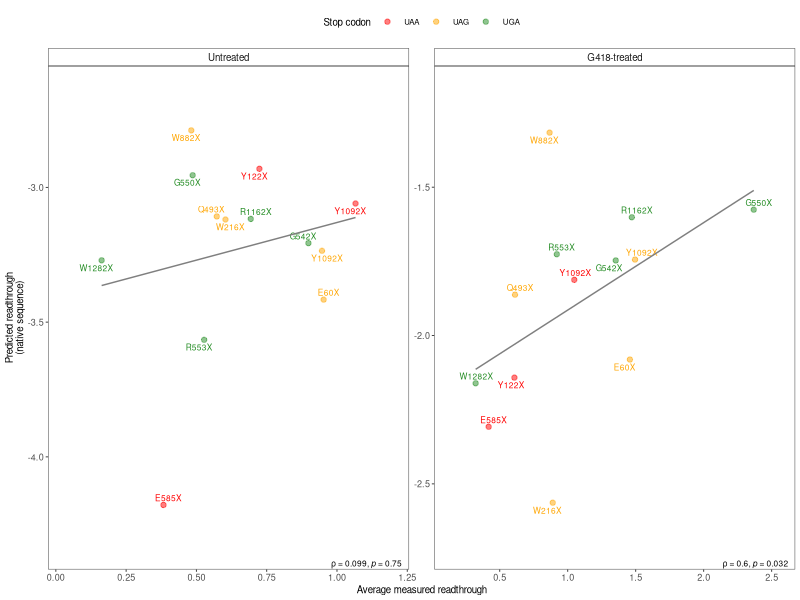
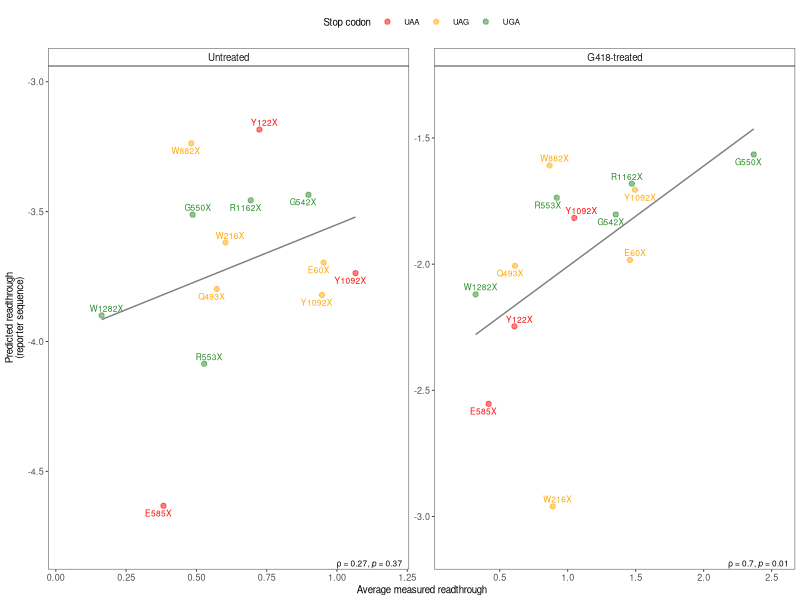

The R source for these figures, in order: (Note: this script raises an error after producing the figures.)
# ----------------------------------------
# Figure 4
# ----------------------------------------

library(dplyr)
library(ggplot2)
library(ggpubr)
library(ggrepel)

# Dual-Luc measurement vs. Predicted readthrough
df <- read.table("../Data/measured_vs_predicted_readthrough.txt", header = TRUE, sep = "\t")
df$G418_treatment <- factor(df$G418_treatment, levels = c("Untreated", "G418-treated"))
df <- df[which(df$Mutation != "S434X"), ] # Remove S434X because Dual-Luc measurements were compromised by non-readthrough signals

p_rt_reporter <- ggplot(df, aes(x = average_measured_rt, y = predicted_rt_reporter)) + 
  geom_point(aes(color = stop_codon), alpha = 0.5) + 
  geom_text_repel(aes(label = Mutation, color = stop_codon), size = 6/.pt, show.legend = FALSE,
                  box.padding = 0.1, point.padding = 0.1, max.overlaps = Inf, min.segment.length = 0) +
  geom_smooth(method = "lm", se = FALSE, alpha = 0.5, linewidth = 0.5, color = "grey50") + 
  stat_cor(method = "spearman", cor.coef.name = "rho", size = 6/.pt,
           label.x = Inf, label.y = -Inf, hjust = 1.1, vjust = -0.1, show.legend = FALSE) +
  facet_wrap(~G418_treatment, scales = "free", nrow = 1) +
  scale_color_manual(name = "Stop codon", values = c("red", "orange", "forestgreen")) +
  scale_x_continuous(expand = c(0.1, 0.1)) + scale_y_continuous(expand = c(0.1, 0.1)) + 
  xlab("Average measured readthrough") + ylab("Predicted readthrough\n(reporter sequence)") +
  theme_bw(base_size = 7) + 
  theme(panel.grid = element_blank(), strip.background = element_rect(fill = "white"), strip.text = element_text(size = 7),
        axis.text = element_text(size = 6.5), legend.position = "top")

p_rt_native <- ggplot(df, aes(x = average_measured_rt, y = predicted_rt_native)) + 
  geom_point(aes(color = stop_codon), alpha = 0.5) + 
  geom_text_repel(aes(label = Mutation, color = stop_codon), size = 6/.pt, show.legend = FALSE,
                  box.padding = 0.1, point.padding = 0.1, max.overlaps = Inf, min.segment.length = 0) +
  geom_smooth(method = "lm", se = FALSE, alpha = 0.5, linewidth = 0.5, color = "grey50") + 
  stat_cor(method = "spearman", cor.coef.name = "rho", size = 6/.pt, 
           label.x = Inf, label.y = -Inf, hjust = 1.1, vjust = -0.1, show.legend = FALSE) +
  facet_wrap(~G418_treatment, scales = "free", nrow = 1) +
  scale_color_manual(name = "Stop codon", values = c("red", "orange", "forestgreen")) +
  scale_x_continuous(expand = c(0.1, 0.1)) + scale_y_continuous(expand = c(0.1, 0.1)) + 
  xlab("Average measured readthrough") + ylab("Predicted readthrough\n(native sequence)") +
  theme_bw(base_size = 7) + 
  theme(panel.grid = element_blank(), strip.background = element_rect(fill = "white"), strip.text = element_text(size = 7),
        axis.text = element_text(size = 6.5), legend.position = "top")

cor_rt_compare <-  df %>% group_by(G418_treatment) %>% cor_test(predicted_rt_native, predicted_rt_reporter, method = "spearman")
cor_rt_compare$xcoord <- c(-3.1, -1.37)
p_rt_compare <- ggplot(df, aes(x = predicted_rt_native, y = predicted_rt_reporter)) + 
  geom_point(aes(color = stop_codon), alpha = 0.5) + 
  geom_text_repel(aes(label = Mutation, color = stop_codon), size = 6/.pt, show.legend = FALSE,
                  box.padding = 0.1, point.padding = 0.1, max.overlaps = Inf, min.segment.length = 0) +
  geom_smooth(method = "lm", se = FALSE, alpha = 0.5, linewidth = 0.5, color = "grey50") + 
  #stat_cor(method = "spearman", cor.coef.name = "rho", size = 6/.pt, 
   #        label.x = Inf, label.y = -Inf, hjust = 1.1, vjust = -0.1, show.legend = FALSE) + # Does not give exact p-value for p < 2.2e-16
  geom_text(data = cor_rt_compare, aes(x = xcoord, y = -Inf, label = paste0("rho", "==", cor)), 
            parse = TRUE, hjust = 1, vjust = -0.1, size = 6/.pt) +
  geom_text(data = cor_rt_compare, aes(x = xcoord, y = -Inf, label = " , "), 
            parse = FALSE, hjust = 0, vjust = -0.4, size = 6/.pt) +
  geom_text(data = cor_rt_compare, aes(x = Inf, y = -Inf, label = paste0("italic('p')==", p)), 
            parse = TRUE, hjust = 1.2, vjust = -0.1, size = 6/.pt) +
  facet_wrap(~G418_treatment, scales = "free", nrow = 1) +
  scale_color_manual(name = "Stop codon", values = c("red", "orange", "forestgreen")) +
  scale_x_continuous(expand = c(0.1, 0.1)) + scale_y_continuous(expand = c(0.1, 0.1)) + 
  xlab("Predicted readthrough (native sequence)") + ylab("Predicted readthrough\n(reporter sequence)") +
  theme_bw(base_size = 7) + 
  theme(panel.grid = element_blank(), strip.background = element_rect(fill = "white"), strip.text = element_text(size = 7),
        axis.text = element_text(size = 6.5), legend.position = "right")

# Dual-Luc measurement vs. Predicted foldchange
fc <- read.table("../Data/measured_vs_predicted_readthrough_G418-treated_Untreated_foldchange.txt", header = TRUE, sep = "\t")
fc$facet_label <- "G418-treated / Untreated"
fc <- fc[which(fc$Mutation != "S434X"), ] # Remove S434X because Dual-Luc measurements were compromised by non-readthrough signals

p_fc_reporter <- ggplot(fc, aes(x = foldchange_measured_rt, y = foldchange_predicted_rt_reporter)) +
  geom_point(aes(color = stop_codon), alpha = 0.5) + 
  geom_text_repel(aes(label = Mutation, color = stop_codon), size = 6/.pt, show.legend = FALSE,
                  box.padding = 0.1, point.padding = 0.3, max.overlaps = Inf, min.segment.length = 0) +
  geom_smooth(method = "lm", se = FALSE, alpha = 0.5, linewidth = 0.5, color = "grey50") +
  stat_cor(method = "spearman", cor.coef.name = "rho", size = 6/.pt, label.x.npc = "right", hjust = 1) +
  facet_wrap(~facet_label) +
  scale_x_continuous(expand = c(0.1, 0.1)) +
  scale_color_manual(name = "Stop codon", values = c("red", "orange", "forestgreen")) +
  xlab("Measured readthrough") + ylab("Predicted readthrough\n(reporter sequence)") +
  theme_bw(base_size = 7) + 
  theme(panel.grid = element_blank(), strip.background = element_rect(fill = "white"), strip.text = element_text(size = 7),
        axis.text = element_text(size = 6.5), legend.position = "top")

p_fc_native <- ggplot(fc, aes(x = foldchange_measured_rt, y = foldchange_predicted_rt_native)) +
  geom_point(aes(color = stop_codon), alpha = 0.5) + 
  geom_text_repel(aes(label = Mutation, color = stop_codon), size = 6/.pt, show.legend = FALSE,
                  box.padding = 0.1, point.padding = 0.3, max.overlaps = Inf, min.segment.length = 0) +
  geom_smooth(method = "lm", se = FALSE, alpha = 0.5, linewidth = 0.5, color = "grey50") +
  stat_cor(method = "spearman", cor.coef.name = "rho", size = 6/.pt, label.x.npc = "right", hjust = 1) +
  facet_wrap(~facet_label) +
  scale_x_continuous(expand = c(0.1, 0.1)) +
  scale_color_manual(name = "Stop codon", values = c("red", "orange", "forestgreen")) +
  xlab("Measured readthrough") + ylab("Predicted readthrough\n(native sequence)") +
  theme_bw(base_size = 7) + 
  theme(panel.grid = element_blank(), strip.background = element_rect(fill = "white"), strip.text = element_text(size = 7),
        axis.text = element_text(size = 6.5), legend.position = "top")

# Combine panels
library(patchwork)
p_reporter <- (p_rt_reporter | p_fc_reporter) + plot_layout(widths = c(2, 1)) & theme(legend.position = "none")
p_compare <- (p_rt_compare | plot_spacer()) + plot_layout(widths = c(2.12, 0.86)) & theme(legend.position = "right")
p_native <- (p_rt_native | p_fc_native) + plot_layout(widths = c(2, 1)) & theme(legend.position = "none")
p <- (p_reporter / p_compare / p_native) + 
  plot_annotation(tag_levels = 'a') &
  theme(plot.tag = element_text(size = 8, face = "bold"), plot.tag.position = "topleft")

# Export plot
library(Cairo)
CairoFonts(
  regular = "Arial:style=Regular",
  bold = "Arial:style=Black",
  italic = "Arial:style=Italic",
  bolditalic = "Arial:style=Black Italic",
  symbol = "Symbol"
)
cairo_pdf(filename = "../Plots/Figure4.pdf", family = "Arial", width = 7, height = 7) 
p
dev.off()
